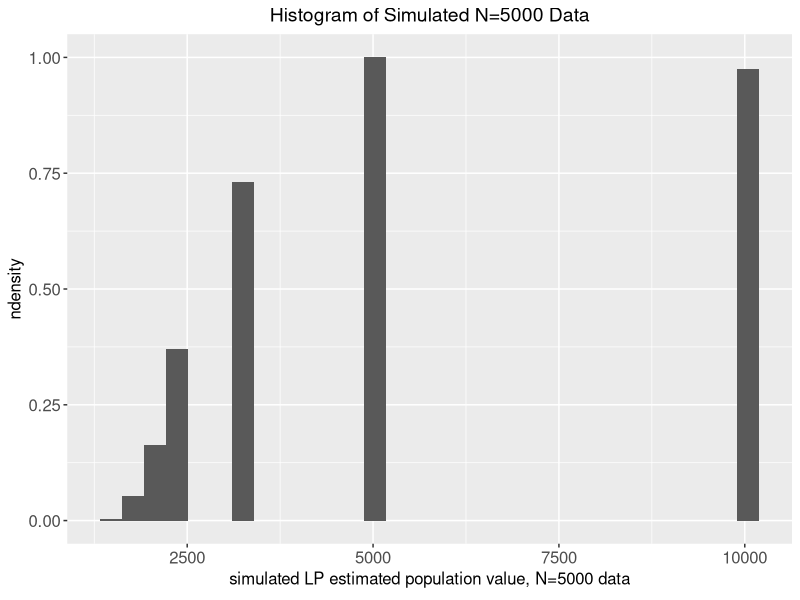
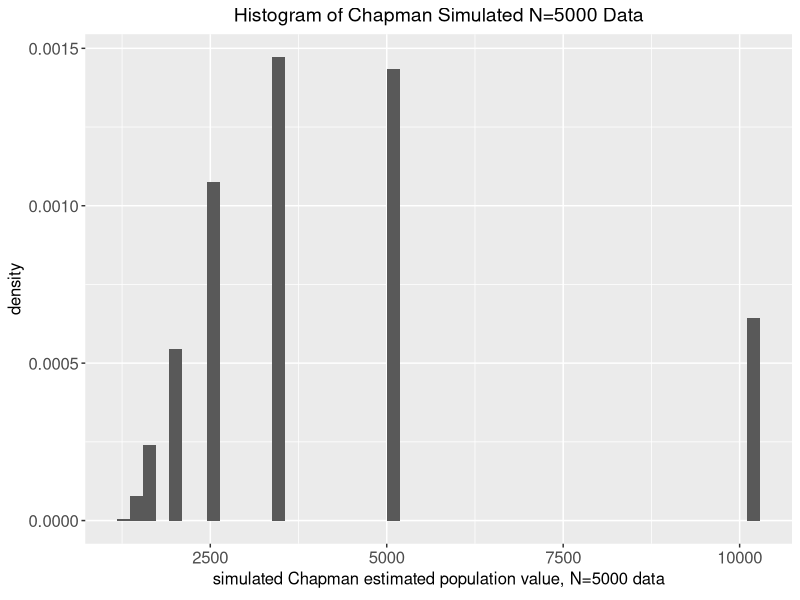

The R source for these figures, in order:
#title: "Capture-recapture stimulation"

#author: "Juanjia Yuan"
#date: "8/28/2019"
#output: word_document

require(tidyverse)
require(gridExtra)


#question1
#generating sample n1
x.sim <- sample(1:5000, size=100, replace=FALSE)
x.sim
#generating sample n2
y.sim<-sample(1:5000,size=100,replace=FALSE)
y.sim
#checking numbers of m2
m<-as.numeric(length(y.sim[y.sim %in% x.sim]))

n1<-100
n2<-100

N<-(n1*n2)/m
N

#question2
#create a function that will return a dataframe that contain value from two vector m2 and NLP
simulate<-function(pop,num.sim=1000,
                   n1,n2){
  m2<-rep(NA,times=num.sim)
  NLP<-rep(NA,times=num.sim)
  n1=n2
  #create a loop to make the 1000 times iteration
  for(i in 1:num.sim){
    x.sim <- sample(1:pop, size=n1, replace=FALSE)
    y.sim <- sample(1:pop, size=n2, replace=FALSE)
    m2[i]<-as.numeric(length(y.sim[y.sim %in% x.sim]))
    NLP[i]<-(n1*n2)/m2[i]
    
    
  }
  df <- data.frame(m2,NLP)
  colnames(df) <- c("m value","LP estimator")
  return(df)
}

#call the simulate function
test1<-simulate(pop = 5000,num.sim=1000,
                n1=100,n2=100)
test1

#building ggplot histogram

theme.info <- theme(plot.title = element_text(size=14, hjust=0.5),
                    axis.title = element_text(size=12),
                    axis.text.y=element_text(size=12),
                    axis.text.x = element_text(size=12),
                    legend.title=element_blank(),
                    legend.position="top")


hist.1 <- test1 %>% ggplot(aes(test1$`LP estimator`)) +
  geom_histogram(aes(y=..ndensity..), bins=30) +
  ggtitle("Histogram of Simulated N=5000 Data") +
  labs(x=expression(paste("simulated LP estimated population value, N=5000 data", sep=""))) +
  theme.info 

hist.1

#question3
#we replace Infinite number with 0
test1[test1==Inf]<-0
test1$"LP estimator"
#generate a frequency table to show the frequency of value 0 in the test1
freqtable<-table(test1$"LP estimator")
freqtable
"148 Inf values,14.8% of the estimated population value are infinte"

"why the Inf occur?"
"Because for each iteration that has m=0
(the samples in n1 and n2 has no value in common.Nothing found in n2 is tagged ), 
the denomnator of the LP formula equals to zero, thurs the result is infinite "

#question4


#building a for loop to apply chapman estimator
NC<-rep(NA,times=1000)
n1<-100
n2<-100
test1m<-as.numeric(test1$`m value`)

for (i in 1:length(test1m)){
  NC[i]<-((n1+1)*(n2+1))/(test1$`m value`[i]+1) - 1
  
}
NC<-data.frame(NC)


hist.2 <- NC %>% ggplot(aes(NC)) +
  geom_histogram(aes(y=..density..), bins=50) +
  ggtitle("Histogram of Chapman Simulated N=5000 Data") +
  labs(x=expression(paste("simulated Chapman estimated population value, N=5000 data", sep=""))) +
  theme.info 

hist.2
#question5

#sample average of the N Lincoln peterson and N chapman value

test1[test1==Inf]<-0
#we did 1000 times of stimulation
num.sim<-1000

samplemeanLP<-sum(as.numeric(test1$"LP estimator"))/num.sim
samplemeanLP

samplemeanCH<-sum(as.numeric(NC$NC))/num.sim
samplemeanCH

#calculate each estimator's bias E[^theta] -E[theta]= 0
N=5000
biasLP<- samplemeanLP - N
#show the bias is Lincoln Peterson estimator
biasLP
#show the bias is Chapman estimator
biasCH<- samplemeanCH - N
biasCH

#question6
#Based on my findings, Lincoln peterson estimator is less bias than the chapman estimator

#question7
#(a) if one fish is captured, the activity might drove other individual in the population away. In reality it is really hard to prevent the event a occurs does not affect the probability of B occurring
#(b) for example, A bag is full of cards having different colors and sizes and we draw a card ramdomly. The probability of all the cards will not be the same. Probability of occurrence of each card will vary
#(c) "for example, taking animal sample in the population from a natural environment, inevitably theres individual will experience death,birth,immigration. so close population is not realistic"